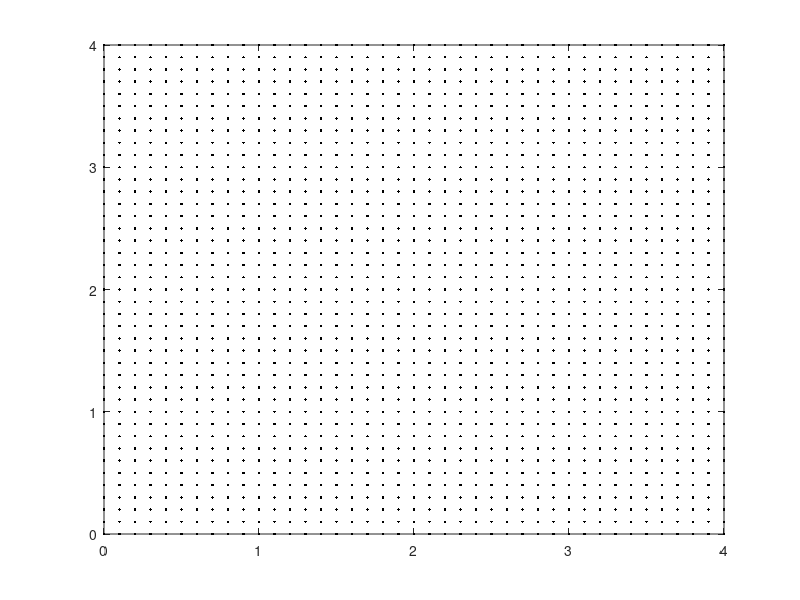

Write MATLAB code to recreate this figure. (Note: this script raises an error after producing the figure.)
clc
close all
clear all


x = 0:.1:4;
y = 0:.1:4;

x_agent = [.53];
y_agent = [3.5];

Act = zeros(length(x),length(y));
V = zeros(length(x),length(y));
V_new = zeros(length(x),length(y));

[xx,yy] = meshgrid(x,y);

figure;
plot(xx,yy,'k.')
hold on;
x_goal = 2;
y_goal = 2;


x_start = 0;
y_start = 0;

[i_x,i_y]= xy_to_indices(x_goal,y_goal);
ix_goal = i_x;
iy_goal = i_y;

i_do_nth = [i_x,i_y];

Act(i_x,i_y) = 100;
plot(x_goal,y_goal,'ro')

obs_locs = [1 2  1.5 2.5;
    .5 3  2.5 3.5;
    .5 .5  2.5 1;
    2.25 1  2.5 2.5;
    ];


for i = 1:size(obs_locs,1)
    patch( [obs_locs(i,1) obs_locs(i,1)  obs_locs(i,3) obs_locs(i,3)  ], ...
        [obs_locs(i,2) obs_locs(i,4)  obs_locs(i,4) obs_locs(i,2)  ],'g' );
    
    [ix_obs_st,iy_obs_st]= xy_to_indices( obs_locs(i,1), obs_locs(i,2));
    [ix_obs_en,iy_obs_en]= xy_to_indices( obs_locs(i,3), obs_locs(i,4));
    
    Act(ix_obs_st:ix_obs_en,iy_obs_st:iy_obs_en) = -100;
end


close all
figure;
V = Act;
gam = .95;
filename = ['Value_growth' num2str(i) '.gif'];

for i_Q = 1:80
    for i_x = 2:length(x)-1
        for i_y = 2:length(y)-1
            
            
            iv_x = [1 0 -1 1 0 -1 1 0 -1];
            iv_y = [1 1 1 0 0 0 -1 -1 -1];
            for i_v = 1:9,
                d =sqrt( (iv_x(i_v))^2 + (iv_y(i_v))^2 );
                Va(i_v) = V(i_x+iv_x(i_v),i_y+iv_y(i_v));
                Rew(i_v) = -10*d + Act(i_x+iv_x(i_v),i_y+iv_y(i_v));
            end
            
            [V_max , i_vmax]= max(Va);
            V_new(i_x,i_y) =  gam*V_max + Rew(i_vmax);
            if V(i_x,i_y) == -100,
                V_new(i_x,i_y) = V(i_x,i_y);
            end
        end
    end
    if mod(i_Q,1) == 0
        
        surf(yy,xx,V);xlabel('X');ylabel('Y');zlabel('Value')
        title(['Value after ' num2str(i_Q) ' iterations.'])
        axis([0 4 0 4 -200 2100])
        view(i_Q*6,30);
        frame = getframe(1);
        im = frame2im(frame);
        [imind,cm] = rgb2ind(im,256);
        if i_Q == 1;
            imwrite(imind,cm,filename,'gif', 'Loopcount',inf,'DelayTime',.1);
        else
            imwrite(imind,cm,filename,'gif','WriteMode','append','DelayTime',.1);
        end
    end
    
    V = V_new;
    
    
end


save V.mat V


filename = ['Obs_Avoidance' num2str(i) '.gif'];
close all

figure;
plot(xx,yy,'k.')
hold on;
for i = 1:size(obs_locs,1)
    patch( [obs_locs(i,1) obs_locs(i,1)  obs_locs(i,3) obs_locs(i,3)  ], ...
        [obs_locs(i,2) obs_locs(i,4)  obs_locs(i,4) obs_locs(i,2)  ],'g' );
    
end

Va = [];
hold on;
i_move = 1;
for i = 1:length(x_agent)
    [i_x,i_y]= xy_to_indices(x_agent(i),y_agent(i));
    stop_mov = 0
    while stop_mov == 0
        iv_x = [1 0 -1 1  -1 1 0 -1];
        iv_y = [1 1 1 0 0 -1 -1 -1];
        for i_v = 1:8,
            Va(i_v) = V(i_x+iv_x(i_v),i_y+iv_y(i_v));
        end
        
        [V_max , i_vmax]= max(Va);
        x_agent(i) = x( i_x+iv_x(i_vmax));
        y_agent(i) = y( i_y+iv_y(i_vmax));
        plot(x_agent(i),y_agent(i),'bx')
        plot(x_agent(i),y_agent(i),'b*')
        
        if (i_x==ix_goal)&(i_y==iy_goal)
            stop_mov = 1;
        end
        
        title(['Value after ' num2str(i_Q) ' iterations.'])
        frame = getframe(1);
        im = frame2im(frame);
        [imind,cm] = rgb2ind(im,256);
        if i_move == 1;
            imwrite(imind,cm,filename,'gif', 'Loopcount',inf,'DelayTime',.1);
        else
            imwrite(imind,cm,filename,'gif','WriteMode','append','DelayTime',.1);
        end
        i_move = i_move+1;
        
        
        [i_x,i_y]= xy_to_indices(x_agent(i),y_agent(i));
        
        
        pause(0.01);
    end
end

plot_gif_V;
